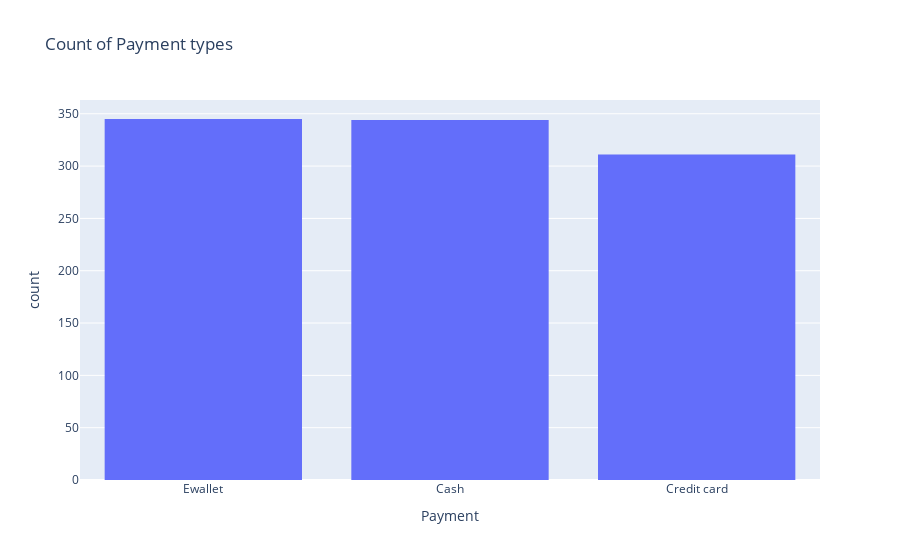

This figure's notebook cell:
### Code cell
fig = px.histogram(df,x= 'Payment',barmode='group',
                   title='Count of Payment types ')
fig

### Figure 1 — Plotly figure (JSON) as saved in the notebook; plotly's stock layout.template omitted (floating-point values rounded to 4 significant figures; data arrays with more than 128 entries replaced by an {"elided": "..."} marker saying what was removed)
{"data": [{"alignmentgroup": "True", "bingroup": "x", "hovertemplate": "Payment=%{x}<br>count=%{y}<extra></extra>", "legendgroup": "", "marker": {"color": "#636efa", "pattern": {"shape": ""}}, "name": "", "offsetgroup": "", "orientation": "v", "showlegend": false, "type": "histogram", "x": {"elided": "1000 str values"}, "xaxis": "x", "yaxis": "y"}], "layout": {"barmode": "group", "legend": {"tracegroupgap": 0}, "title": {"text": "Count of Payment types "}, "xaxis": {"anchor": "y", "domain": [0, 1], "title": {"text": "Payment"}}, "yaxis": {"anchor": "x", "domain": [0, 1], "title": {"text": "count"}}}}
